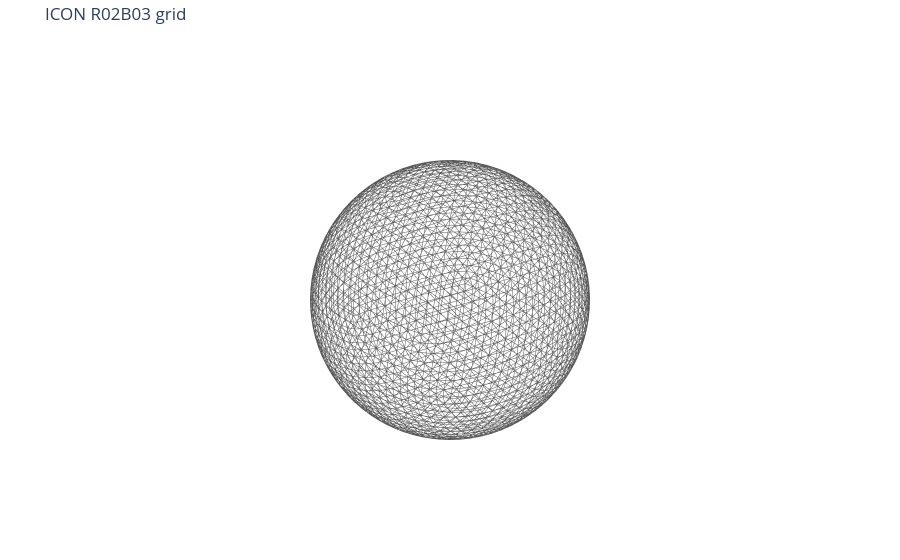

Notebook cell for this chart:
### Code cell
plot_field(grid, None, title=f"ICON {config['grid']} grid", projection="sphere")

### Figure 1 — Plotly figure (JSON) as saved in the notebook; plotly's stock layout.template omitted (floating-point values rounded to 4 significant figures; data arrays with more than 128 entries replaced by an {"elided": "..."} marker saying what was removed)
{"data": [{"hoverinfo": "skip", "line": {"color": "#595959", "width": 1}, "mode": "lines", "showlegend": false, "type": "scatter3d", "x": {"elided": "25600 float values"}, "y": {"elided": "25600 float values"}, "z": {"elided": "25600 float values"}}], "layout": {"margin": {"b": 0, "l": 0, "r": 0, "t": 40}, "scene": {"aspectmode": "data", "xaxis": {"visible": false}, "yaxis": {"visible": false}, "zaxis": {"visible": false}}, "title": {"text": "ICON R02B03 grid"}}}
